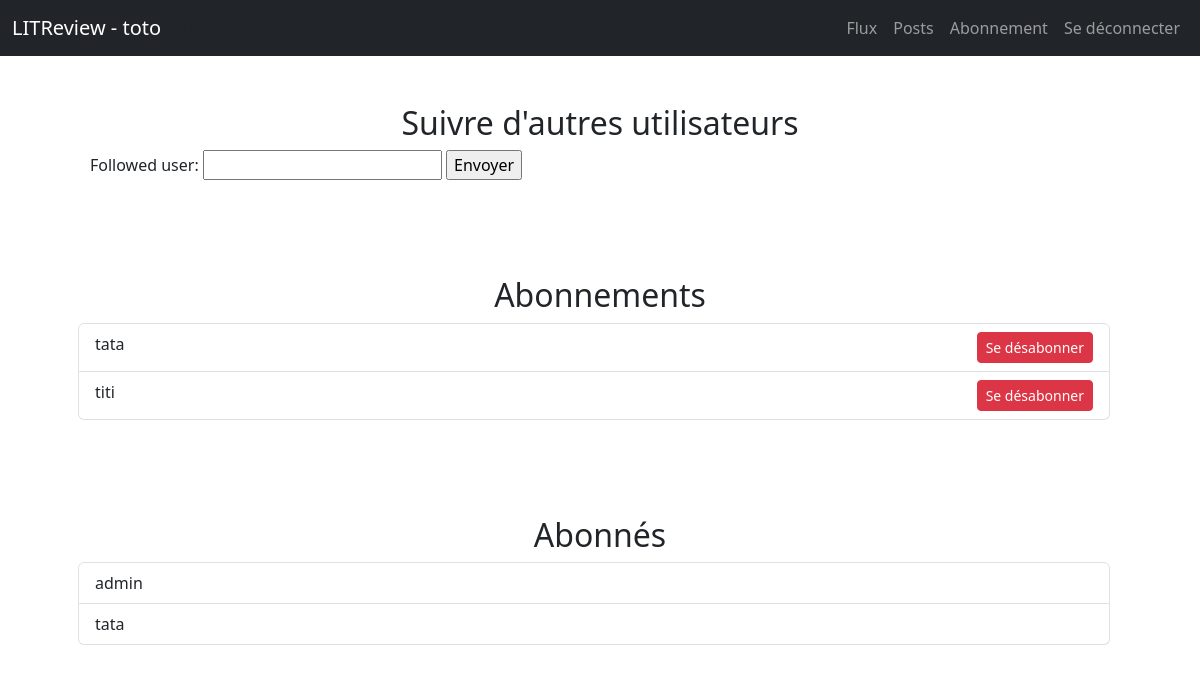
/follow (signed in), run on an earlier commit of the app's database.
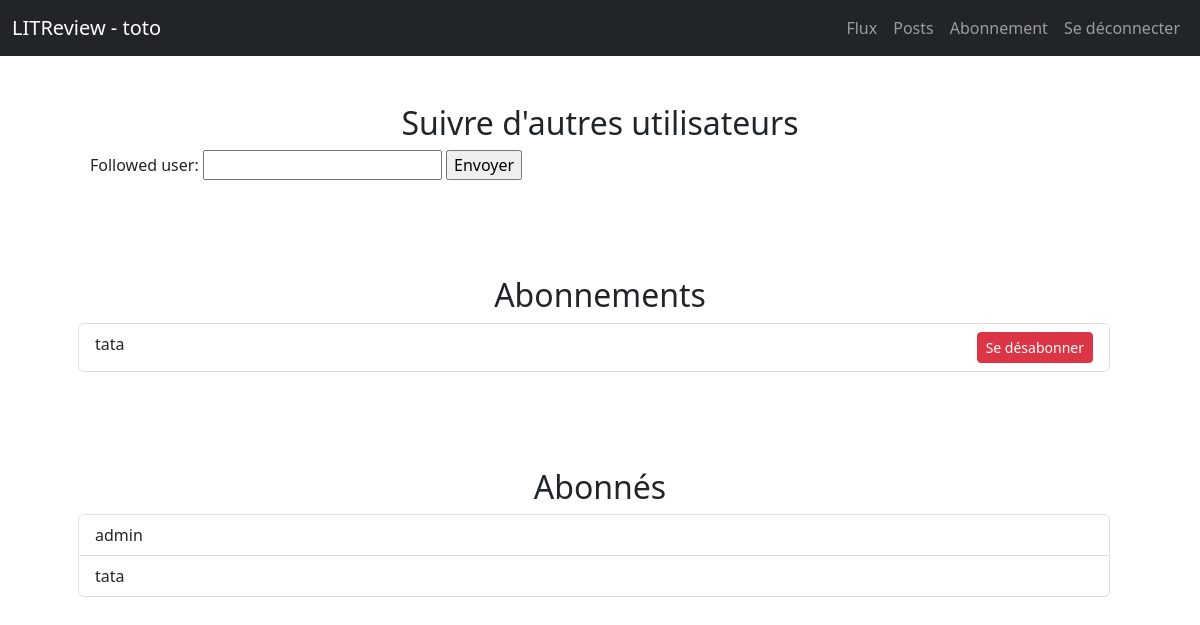
And on a later commit of the database.
### bookreview/models.py (models this page shows, shortened)
class UserFollows(models.Model):
    user = models.ForeignKey(to=settings.AUTH_USER_MODEL,
                             on_delete=models.CASCADE,
                             related_name="following")
    followed_user = models.ForeignKey(to=settings.AUTH_USER_MODEL,
                                      on_delete=models.CASCADE,
                                      related_name="followed_by")
    class Meta:
        unique_together = ('user', 'followed_user')

class User(AbstractUser):
    pass

### bookreview/views.py (the view, shortened to what this page needs)
# urls.py: path('follow', bookreview.views.FollowView.as_view(), name='follow'),
class FollowView(LoginRequiredMixin, FormView):
    model = UserFollows
    form_class = forms.UserFollowsForm
    template_name = "bookreview/follow.html"
    def get_form_kwargs(self):
        kwargs = super().get_form_kwargs()
        kwargs["user"] = self.request.user
        return kwargs
    def get_context_data(self, **kwargs):
        context = super().get_context_data(**kwargs)
        user = self.request.user
        context["followers"] = user.followed_by.all()
        context["followings"] = user.following.all()
        return context

### bookreview/forms.py (shortened to what this page needs)
class UserFollowsForm(forms.Form):
    followed_user = CharField()
    def __init__(self, **kwargs):
        self.user = kwargs.pop("user")
        super().__init__(**kwargs)

### bookreview/templates/bookreview/follow.html (shortened to what this page needs)
{% extends 'base.html' %}
{% block content %}
<div class="container">
    <div class="p-5 row">
        <h2 class="text-center">Suivre d'autres utilisateurs</h2>
        <form action="" method="post">
            {{ form }}
            <input type="submit" value="Envoyer">
        </form>
    </div>
    <div class="p-5 row">
        <h2 class="text-center">Abonnements</h2>
        <ul class="list-group">
            {% for following in followings %}
                <li class="list-group-item">
                    {{ following.followed_user }} <a class="float-end" href="{% url 'unfollow' following.pk %}"><button type="button" class="btn btn-danger btn-sm">Se désabonner</button></a>
                </li>
            {% empty %}
                <p>Vous n'avez aucun abonnement.</p>
            {% endfor %}
        </ul>
    </div>
    <div class="p-5 row">
        <h2 class="text-center">Abonnés</h2>
        <ul class="list-group">
            {% for follower in followers %}
                <li class="list-group-item">{{ follower.user }}</li>
            {% empty %}
                <p>Vous n'avez aucun abonné.</p>
            {% endfor %}
        </ul>
    </div>
</div>
{% endblock %}

What changed in the data, as far as the page shows it:
removed UserFollows: followed_user "titi", shown under "Abonnements"
